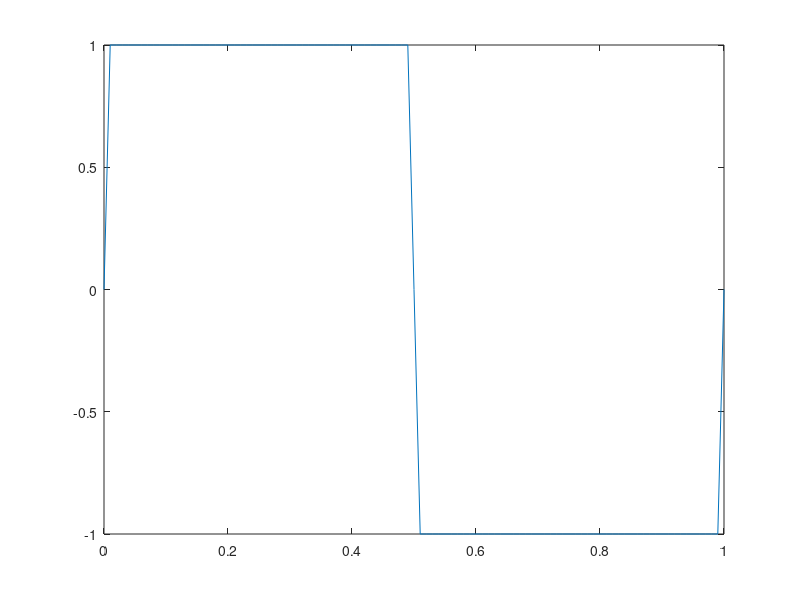

Reproduce this figure in MATLAB.
A = 4/pi; %amplitude
f = 1; %frequency in hertz
t = 0:0.01:1; %time reference in seconds
N = 500000; %number of iterations
xt = 0; %resulting waveform (square wave)

for k = 1:N
    xt = xt + A * sin(2*pi*(2*k-1)*f*t)/(2*k-1);
end

plot(t,xt);